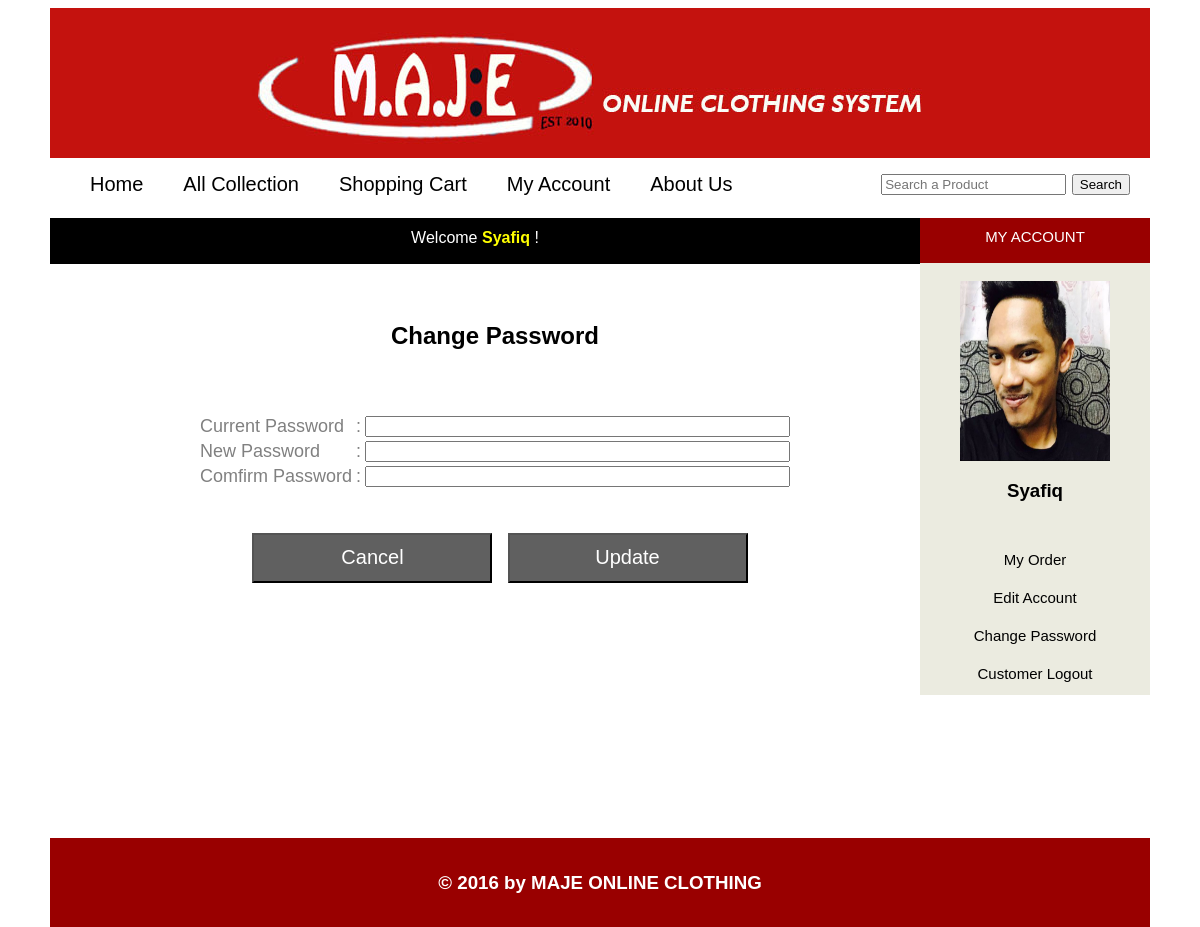
/customer/c_password.php (signed in), run on the app's committed database.
### tables this page shows
CREATE TABLE `customer` (
  `c_id` int(255) NOT NULL,
  `email` varchar(255) NOT NULL,
  `psw` varchar(255) NOT NULL,
  `name` varchar(255) NOT NULL,
  `gender` varchar(6) NOT NULL,
  `ic` varchar(12) NOT NULL,
  `image` varchar(255) NOT NULL,
  `address` text NOT NULL,
  `pos_code` varchar(5) NOT NULL,
  `city` varchar(255) NOT NULL,
  `state` varchar(255) NOT NULL,
  `phone1` varchar(11) NOT NULL,
  `phone2` varchar(11) NOT NULL
);

### customer/c_password.php (the view, shortened to what this page needs)
<?php
	include('interface.php');
?>
<html>
<head>
	<link rel="stylesheet" type="text/css" href="../css/MAJE.css">
</head>
<body>
<div class="body">
	<div class="content">
		<div class="content_item">
			<div class="bar2">
			</div>
			<div class='detail_text2'>
				<form action="c_password.php" method="post" enctype="multipart/form-data"/>
					<br><h2 align="center">Change Password</h2><br>
					<table align='center' border='0' class='table'>
						<tr>
							<td colspan='3'>
								<br>
							</td>
						</tr>
						<tr>
							<td style='color: #808080;'>Current Password</td>
							<td style='color: #808080;'>:</td>
							<td><input type='password' name='psw' size='50'/></td>
						</tr>
						<tr>
							<td style='color: #808080;'>New Password</td>
							<td style='color: #808080;'>:</td>
							<td><input type='password' name='n_psw' size='50'/></td>
						</tr>
						<tr>
							<td style='color: #808080;'>Comfirm Password</td>
							<td style='color: #808080;'>:</td>
							<td><input type='password' name='c_psw' size='50'/></td>
						</tr>
						<tr>
							<td colspan='3'>
								<div style='text-align:center;'>
									<br><br><input type='submit' name='cancel' value='Cancel' class='btn4'/>
									<input type='submit' name='update' value='Update' class='btn4'/><br><br>
								</div>
							</td>
						</tr>
					</table>
			</div>
		</div>
		<div class="sidebar">
			<div class="sidebar_title">MY ACCOUNT</div>
				<?php
					$email = $_SESSION['email'];
					$sql = "select * from customer where email='$email'";
					$run = mysql_query($sql);
					while($row=mysql_fetch_array($run))
					{
						$name = $row['name'];
						$image = $row['image'];
						echo "<div style='text-align:center;'><br><img src='profile_image/$image' width='150px' height='180px'/><h3>$name</h3><br></div>";
					}
				?>
				<div class="sidebar_item">
					<a href="my_order.php">My Order</a>
				</div>
				<div class="sidebar_item">
					<a href="edit_account.php">Edit Account</a>
				</div>
				<div class="sidebar_item">
					<a href="c_password.php">Change Password</a>
				</div>
				<div class="sidebar_item">
					<a href="../logout.php">Customer Logout</a>
				</div>
		</div>
	</div>
</div>
</body>
</html>

### css/MAJE.css (style rules this page uses)
.body { background:white; font-family:Sans-serif; width: 1100px; margin: 0 auto 0 auto; }
.content { width: 1100px; margin: 10px auto 0 auto; }
.sidebar { background:#ebebe0; width:230px; float:left; margin-top:0; }
.sidebar_title { background:#990000; color:white; font-size:15px; font-family: Sans-serif; padding:10px; height: 25px; text-decoration:none; text-align: center; }
a { color: inherit; text-decoration:none; }
.sidebar_item { color:black; padding:8px; margin:5px; font-size:15px; font-family:Sans-serif; text-align: center; }
.content_item { width:870px; background: white; float: left; margin-top:0; min-height: 600px; }
.bar2 { background: black; color:white; margin-top:0; margin-bottom:20px; padding:11px 20px 10px 0; height: 25px; text-align:right; }
.detail_text2 { float:none; margin-left:auto; margin-right:auto; padding-left: 20px; }
.table { font-size:18px; font-family: Sans-serif; }
.btn4 { height: 50px; width: 240px; margin-left:10px; font-size: 20px; color: white; background: #606060; }

### data on the page
customer: image (picture), name "Syafiq"

### other printed values
$_SESSION['name'] "Syafiq"
